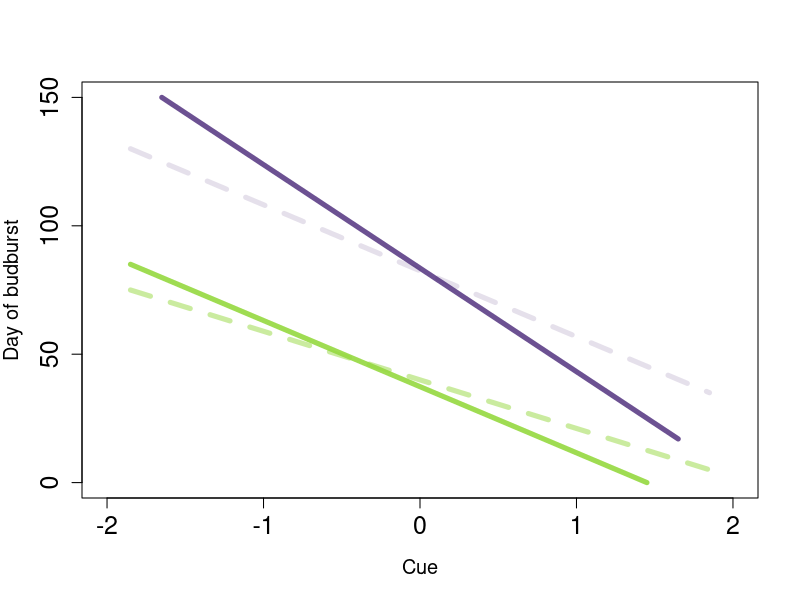

Here is the R script that generated this plot: (Note: this script raises an error after producing the figure.)
# started Jan 31, 2022 by Deirdre

# aim of this code is to make a conceptual figure for the traitors ms:

#setwd("~/Documents/github/ospree/analyses/traits")

col.sp <- c(rgb(72 / 255, 38 / 255, 119 / 255, alpha = 0.8), rgb(149 / 255, 216 / 255, 64 / 255, alpha = 0.9))
col1.sp <- c(rgb(72 / 255, 38 / 255, 119 / 255, alpha = 0.14), rgb(149 / 255, 216 / 255, 64 / 255, alpha = 0.2))
col2.sp <- c(rgb(72 / 255, 38 / 255, 119 / 255, alpha = 0.4), rgb(149 / 255, 216 / 255, 64 / 255, alpha = 0.5))

# pdf("figures/conceptFig.pdf", width = 18, height = 5)
# par(bg = "pink", mfrow = c(1,3))
plot(0, type="n", ylab="Day of budburst", xlab = "Cue", xlim =c(-2,2), ylim =c(0, 150), cex =2, cex.axis = 1.5, cex.lab = 1.2)
segments(x0 = -1.85, x1 = 1.85, y0 = 130, y1 = 35,lwd =5, lty =2, col = col1.sp[1])
segments(x0 = -1.85, x1 = 1.85, y0 = 75, y1 = 5,lwd =5, lty =2, col = col2.sp[2])
segments(x0 = -1.65, x1 = 1.65, y0 = 150, y1 = 17, lwd =5, lty = 1, col = col.sp[1])
segments(x0 = -1.85, x1 = 1.45, y0 = 85, y1 = 0,lwd =5, lty = 1, col = col.sp[2])

my.label <- paste("a", ".", sep="")
put.fig.letter(label=my.label, location= "topleft", font=2)

plot(0, type="n", ylab="Day of budburst", xlab = "Cue", xlim =c(-2,2), ylim =c(0, 150), cex =2, cex.axis = 1.5, cex.lab = 1.2)
segments(x0 = -1.85, x1 = 1.85, y0 = 130, y1 = 45,lwd =5, lty =2, col = col1.sp[1])
segments(x0 = -1.85, x1 = 1.85, y0 = 100, y1 = 15,lwd =5, lty =2, col = col2.sp[2])
segments(x0 = -1.85, x1 = 1.85, y0 = 134, y1 = 49, lwd =5, lty = 1, col = col.sp[1])
segments(x0 = -1.85, x1 = 1.85, y0 = 104, y1 = 19,lwd =5, lty = 1, col = col.sp[2])

my.label <- paste("b", ".", sep="")
put.fig.letter(label=my.label, location= "topleft", font=2)

plot(0, type="n", ylab="Day of budburst", xlab = "Cue", xlim =c(-2,2), ylim =c(0, 150), cex =2, cex.axis = 1.5, cex.lab = 1.2)
segments(x0 = -1.60, x1 = 1.75, y0 = 147, y1 = 30, lwd =5, lty = 2, col = col2.sp[2])
segments(x0 = -1.85, x1 = 1.45, y0 = 90, y1 = 10,lwd =5, lty = 2, col = col2.sp[1])
segments(x0 = -1.85, x1 = 1.85, y0 = 135, y1 = 45,lwd =5, lty = 1, col = col.sp[2])
segments(x0 = -1.85, x1 = 1.85, y0 = 80, y1 = 13,lwd =5, lty = 1, col = col.sp[1])

legend("topright", legend = c(expression("Conservative"),
                              expression("Acquisitive"),
                              expression(paste("Trait effect", " = 0", sep = "")),
                              expression(paste("Full model"))),
       col = c(col.sp[1], col.sp[2],col2.sp[1], col2.sp[2]), pt.bg = c(col.sp, NA, NA),
       inset = 0.02, lty = c(1,1,3,3), lwd = c(5,5,5,5), cex = 1, bty = "n")

my.label <- paste("c", ".", sep="")
put.fig.letter(label=my.label, location= "topleft", font=2)

# legend("topright", legend = c(expression(paste("Low trait")),
#                               expression(paste("High trait")),
#                               expression(paste("Trait effect", " = 0", sep = "")),
#                               expression(paste("Full model"))))

#dev.off()
par(bg = "white")  



# Let's make the conceptual figures intervals: This seems like a hyper inefficient way
# plot(0, type="n", ylab="Day of budburst", xlab = "Cue", xlim =c(-2,2), ylim =c(0, 150))
# segments(x0 = -1.85, x1 = 1.85, y0 = 130, y1 = 35,lwd =3, lty = 1, col = col1.sp[1])
# polygon(x = c(-1.85,1.85,  1.8, -2),                           # X-Coordinates of polygon
#         y = c(130,35, 31,132),                             # Y-Coordinates of polygon
#         col = col.sp[1], border = NA)     
# 
# segments(x0 = -1.85, x1 = 1.85, y0 = 75, y1 = 5,lwd =3, lty = 1, col = col2.sp[2])
# segments(x0 = -1.65, x1 = 1.65, y0 = 150, y1 = 17, lwd =3, lty = 1, col = col.sp[1])
# segments(x0 = -1.85, x1 = 1.45, y0 = 85, y1 = 0,lwd =3, lty = 1, col = col.sp[2])
# 
# xrange <- seq(-2.5, 2.5, by = 0.25)
# yrange <- seq(30,50, length =21)
# 
# 
# polygon(x = c(xrange, rev(xrange)), y = c(yrange, rev(yrange)), col = "red", border = NA)
# 
# plot(1, 1, col = "white", xlab = "X", ylab = "Y")  
# polygon(x = c(0.7, 1.3, 1.2, 0.8),                           # X-Coordinates of polygon
#         y = c(0.6, 0.8, 1.4, 1),                             # Y-Coordinates of polygon
#         col = "#1b98e0")       

# par(mfrow = c(2,3))
# ## Take 2 of the conceptual fig:
# plot(0, type="n", ylab="Day of budburst", xlab = "Cue", xlim =c(-2,2), ylim =c(0, 150), cex =2, cex.axis = 1.5, cex.lab = 1.2, main = "spp. diff indep of cue or trait")
# segments(x0 = -1.85, x1 = 1.85, y0 = 107, y1 = 107,lwd =5, lty =2, col = col1.sp[1])
# segments(x0 = -1.85, x1 = 1.85, y0 = 75, y1 = 75,lwd =5, lty =2, col = col2.sp[2])
# segments(x0 = -1.85, x1 = 1.85, y0 = 110, y1 = 110, lwd =5, lty = 1, col = col.sp[1])
# segments(x0 = -1.85, x1 = 1.85, y0 = 78, y1 = 78,lwd =5, lty = 1, col = col.sp[2])
# 
# plot(0, type="n", ylab="Day of budburst", xlab = "Cue", xlim =c(-2,2), ylim =c(0, 150), cex =2, cex.axis = 1.5, cex.lab = 1.2, main = "spp. diff w. cue indpe of trait")
# segments(x0 = -1.85, x1 = 1.85, y0 = 130, y1 = 45,lwd =5, lty =2, col = col1.sp[1])
# segments(x0 = -1.85, x1 = 1.85, y0 = 100, y1 = 15,lwd =5, lty =2, col = col2.sp[2])
# segments(x0 = -1.85, x1 = 1.85, y0 = 134, y1 = 49, lwd =5, lty = 1, col = col.sp[1])
# segments(x0 = -1.85, x1 = 1.85, y0 = 104, y1 = 19,lwd =5, lty = 1, col = col.sp[2])
# 
# plot(0, type="n", ylab="Day of budburst", xlab = "Cue", xlim =c(-2,2), ylim =c(0, 150), cex =2, cex.axis = 1.5, cex.lab = 1.2, main = "traits cause cues to advance bb")
# segments(x0 = -1.85, x1 = 1.85, y0 = 130, y1 = 35,lwd =5, lty =2, col = col1.sp[1])
# segments(x0 = -1.85, x1 = 1.85, y0 = 75, y1 = 5,lwd =5, lty =2, col = col2.sp[2])
# segments(x0 = -1.65, x1 = 1.65, y0 = 150, y1 = 17, lwd =5, lty = 1, col = col.sp[1])
# segments(x0 = -1.85, x1 = 1.45, y0 = 85, y1 = 0,lwd =5, lty = 1, col = col.sp[2])
# 
# plot(0, type="n", ylab="Day of budburst", xlab = "Cue", xlim =c(-2,2), ylim =c(0, 150), cex =2, cex.axis = 1.5, cex.lab = 1.2, main = "traits cause cues to delay bb")
# segments(x0 = -1.60, x1 = 1.75, y0 = 147, y1 = 30, lwd =5, lty = 2, col = col2.sp[1])
# segments(x0 = -1.85, x1 = 1.45, y0 = 90, y1 = 10,lwd =5, lty = 2, col = col2.sp[2])
# segments(x0 = -1.85, x1 = 1.85, y0 = 135, y1 = 45,lwd =5, lty = 1, col = col.sp[1])
# segments(x0 = -1.85, x1 = 1.85, y0 = 80, y1 = 13,lwd =5, lty = 1, col = col.sp[2])
# 
# plot(0, type="n", ylab="Day of budburst", xlab = "Cue", xlim =c(-2,2), ylim =c(0, 150), cex =2, cex.axis = 1.5, cex.lab = 1.2, main = "traits opposite of predictions")
# segments(x0 = -1.85, x1 = 1.85, y0 = 130, y1 = 35, lwd =5, lty = 2, col = col2.sp[2])
# segments(x0 = -1.85, x1 = 1.85, y0 = 75, y1 = 5,lwd =5, lty = 2, col = col2.sp[1])
# segments(x0 = -1.65, x1 = 1.65, y0 = 150, y1 = 17,lwd =5, lty = 1, col = col.sp[2])
# segments(x0 = -1.85, x1 = 1.45, y0 = 85, y1 = 0,lwd =5, lty = 1, col = col.sp[1])
# 
# plot(0, type="n", ylab="Day of budburst", xlab = "Cue", xlim =c(-2,2), ylim =c(0, 150), cex =2, cex.axis = 1.5, cex.lab = 1.2, main = "traits + cue = interxn with growth strat")
# segments(x0 = -1.85, x1 = 1.85, y0 = 130, y1 = 35,lwd =5, lty =2, col = col1.sp[1])
# segments(x0 = -1.85, x1 = 1.85, y0 = 95, y1 = 25,lwd =5, lty =2, col = col2.sp[2])
# segments(x0 = -1.65, x1 = 1.45, y0 = 150, y1 = 7, lwd =5, lty = 1, col = col.sp[1])
# segments(x0 = -1.85, x1 = 1.85, y0 = 105, y1 = 20,lwd =5, lty = 1, col = col.sp[2])
